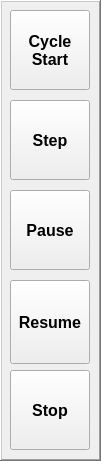
      <widget class="QFrame" name="frame_4">
       <property name="geometry">
        <rect>
         <x>1239</x>
         <y>130</y>
         <width>101</width>
         <height>461</height>
        </rect>
       </property>
       <property name="frameShape">
        <enum>QFrame::WinPanel</enum>
       </property>
       <property name="frameShadow">
        <enum>QFrame::Raised</enum>
       </property>
       <widget class="ActionButton" name="actionbutton_12">
        <property name="geometry">
         <rect>
          <x>10</x>
          <y>370</y>
          <width>80</width>
          <height>80</height>
         </rect>
        </property>
        <property name="font">
         <font>
          <pointsize>12</pointsize>
          <weight>75</weight>
          <bold>true</bold>
         </font>
        </property>
        <property name="text">
         <string>Stop</string>
        </property>
        <property name="actionName" stdset="0">
         <string>program.abort </string>
        </property>
       </widget>
       <widget class="ActionButton" name="actionbutton">
        <property name="geometry">
         <rect>
          <x>10</x>
          <y>10</y>
          <width>80</width>
          <height>80</height>
         </rect>
        </property>
        <property name="font">
         <font>
          <pointsize>12</pointsize>
          <weight>75</weight>
          <bold>true</bold>
         </font>
        </property>
        <property name="text">
         <string>Cycle
Start</string>
        </property>
        <property name="actionName" stdset="0">
         <string>program.run</string>
        </property>
       </widget>
       <widget class="ActionButton" name="actionbutton_11">
        <property name="geometry">
         <rect>
          <x>10</x>
          <y>280</y>
          <width>80</width>
          <height>84</height>
         </rect>
        </property>
        <property name="font">
         <font>
          <pointsize>12</pointsize>
          <weight>75</weight>
          <bold>true</bold>
         </font>
        </property>
        <property name="text">
         <string>Resume</string>
        </property>
        <property name="actionName" stdset="0">
         <string>program.resume</string>
        </property>
       </widget>
       <widget class="ActionButton" name="actionbutton_2">
        <property name="geometry">
         <rect>
          <x>10</x>
          <y>100</y>
          <width>80</width>
          <height>80</height>
         </rect>
        </property>
        <property name="font">
         <font>
          <pointsize>12</pointsize>
          <weight>75</weight>
          <bold>true</bold>
         </font>
        </property>
        <property name="text">
         <string>Step</string>
        </property>
        <property name="actionName" stdset="0">
         <string>program.step</string>
        </property>
       </widget>
       <widget class="ActionButton" name="actionbutton_13">
        <property name="geometry">
         <rect>
          <x>10</x>
          <y>190</y>
          <width>80</width>
          <height>80</height>
         </rect>
        </property>
        <property name="font">
         <font>
          <pointsize>12</pointsize>
          <weight>75</weight>
          <bold>true</bold>
         </font>
        </property>
        <property name="text">
         <string>Pause</string>
        </property>
        <property name="actionName" stdset="0">
         <string>program.pause</string>
        </property>
       </widget>
      </widget>
